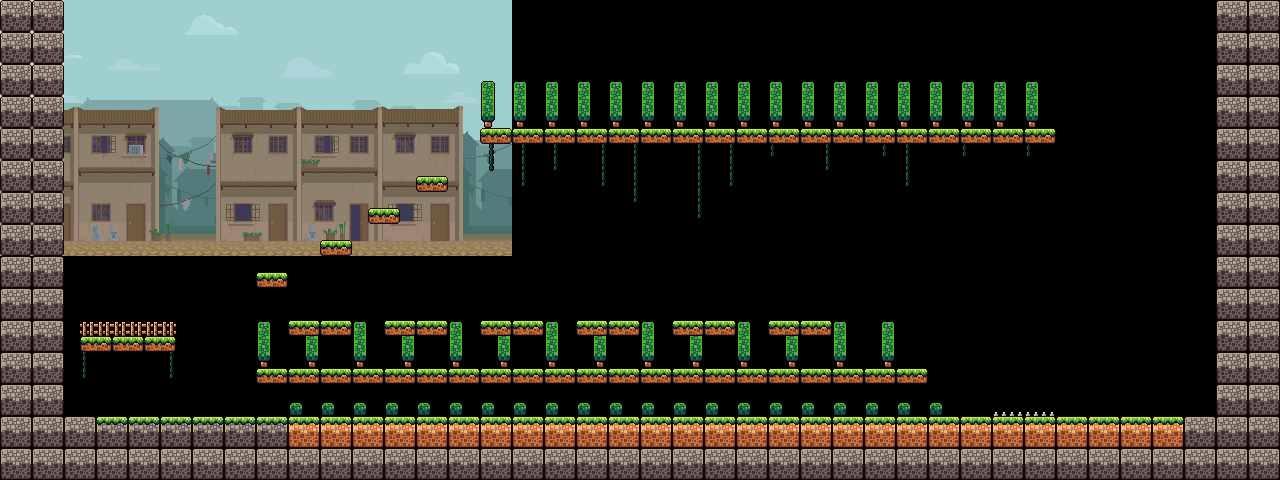

This game map was drawn from its Tiled (.tmx) file and the tilesets committed beside it. A one-line description and the trimmed map source follow:
An orthogonal 80x30 tile map with 16x16 px tiles, 3 tile layers (vLayer1, Ground, Bottom Spikes), 1 hidden layer not drawn, 3 tilesets, 6 image layers and 10 objects (4x Coin, Flying, Projectile, Grunt, NPC, ...).

<map version="1.10" tiledversion="1.10.0" orientation="orthogonal" renderorder="right-down" width="80" height="30" tilewidth="16" tileheight="16" infinite="0" nextlayerid="15" nextobjectid="23">
 <tileset firstgid="1" source="../gfx/tilesets/terrain_rain.tsx" />
 <tileset firstgid="221" source="../gfx/tilesets/terrain_objects.tsx" />
 <tileset firstgid="383" source="../gfx/tilesets/terrain_wind.tsx" />
 <imagelayer id="9" name="Background_1" parallaxx="0.1" repeatx="1">
  <image source="../gfx/bg/city_rain/City Layer 01.png" width="512" height="256" />
 </imagelayer>
 <imagelayer id="10" name="Background_2" parallaxx="0.15" repeatx="1">
  <image source="../gfx/bg/city_rain/City Layer 02.png" width="512" height="256" />
 </imagelayer>
 <imagelayer id="11" name="Background_3" parallaxx="0.3" repeatx="1">
  <image source="../gfx/bg/city_rain/City Layer 03.png" width="512" height="256" />
 </imagelayer>
 <imagelayer id="12" name="Background_4" parallaxx="0.5" repeatx="1">
  <image source="../gfx/bg/city_rain/City Layer 04.png" width="512" height="256" />
 </imagelayer>
 <imagelayer id="13" name="Background_5" parallaxx="0.7" repeatx="1">
  <image source="../gfx/bg/city_rain/City Layer 05.png" width="512" height="256" />
 </imagelayer>
 <imagelayer id="14" name="Background_6" parallaxx="0.8" repeatx="1">
  <image source="../gfx/bg/city_rain/City Layer 06.png" width="512" height="256" />
 </imagelayer>
 <layer id="8" name="vLayer1" width="80" height="30">
  <data>[2400 cells, 160 non-empty, 13 distinct tile ids]</data>
 </layer>
 <layer id="6" name="GruntTiles" width="80" height="30" visible="0">
  <data>[2400 cells, 8 non-empty, 1 distinct tile ids]</data>
 </layer>
 <layer id="1" name="Ground" width="80" height="30">
  <data>[2400 cells, 644 non-empty, 14 distinct tile ids]</data>
 </layer>
 <layer id="3" name="Bottom Spikes" width="80" height="30">
  <data>[2400 cells, 4 non-empty, 1 distinct tile ids]</data>
 </layer>
 <objectgroup id="7" name="Consumables">
  <object id="17" name="Coin" type="Coin" x="960" y="400">
   <point />
  </object>
  <object id="18" name="Coin" type="Coin" x="608" y="304">
   <point />
  </object>
  <object id="19" name="Coin" type="Coin" x="1040" y="112">
   <point />
  </object>
  <object id="21" name="Coin" type="Coin" x="1120" y="400">
   <point />
  </object>
 </objectgroup>
 <objectgroup id="4" name="Enemies">
  <object id="7" name="Flying2" type="Flying" x="640" y="256">
   <point />
  </object>
  <object id="8" name="Projectile2" type="Projectile" x="976" y="112">
   <point />
  </object>
  <object id="4" name="Grunt1" type="Grunt" x="368" y="400">
   <point />
  </object>
 </objectgroup>
 <objectgroup id="5" name="Interactables">
  <object id="2" name="Rain_NPC" type="NPC" x="160" y="304">
   <point />
  </object>
  <object id="9" name="Hub_Portal" type="Portal" x="1152" y="368">
   <point />
  </object>
 </objectgroup>
 <objectgroup id="2" name="Player">
  <object id="1" name="Start" x="96" y="304">
   <point />
  </object>
 </objectgroup>
</map>
